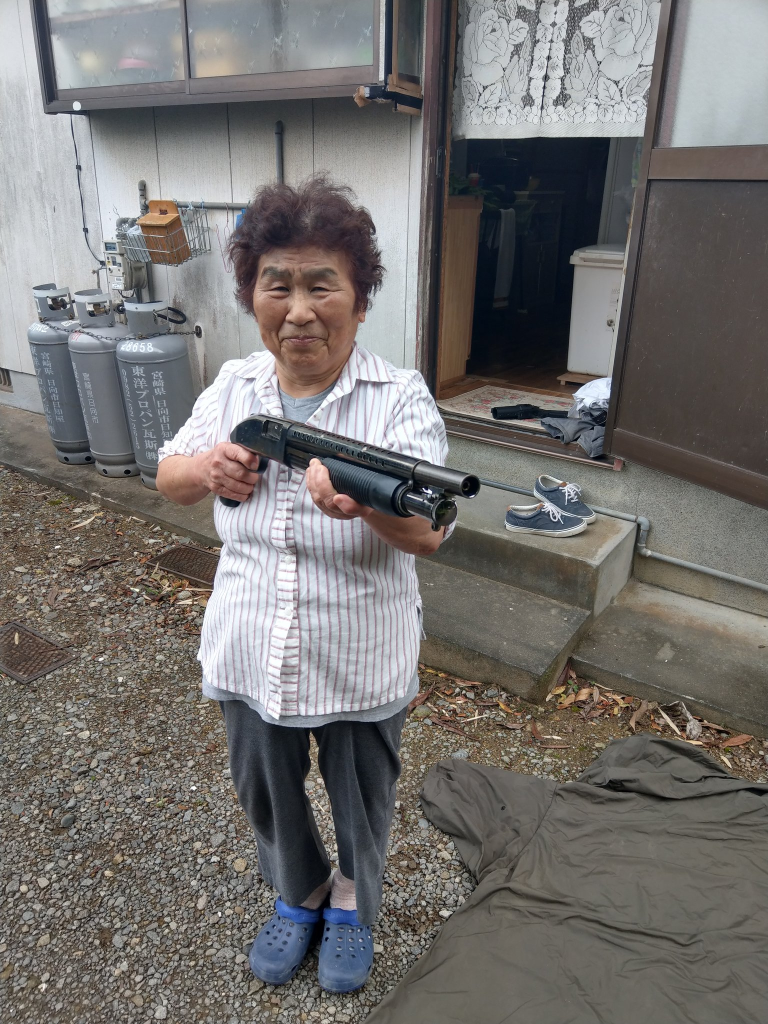
#> input picture image/grandma3.jpeg, 1536 x 2048 px, found by its file name (shown at 1/2 size)
$ python convolution.py
#> lines starting #> are read from the running program, lines starting #| are printed output that depends on the picture; after the words box and inside, x2 and y2 are one past the last pixel; in counts of white or black regions, pixels touching at a corner belong together
import cv2 as cv
import numpy as np

img=cv.imread('./image/grandma3.jpeg')
#> img is the input picture: shape (2048, 1536, 3); mean B, G, R 111.1, 113, 115.7
#img=cv.resize(img,dsize=(0,0),fx=0.5,fy=0.5)
gray=cv.cvtColor(img,cv.COLOR_BGR2GRAY)
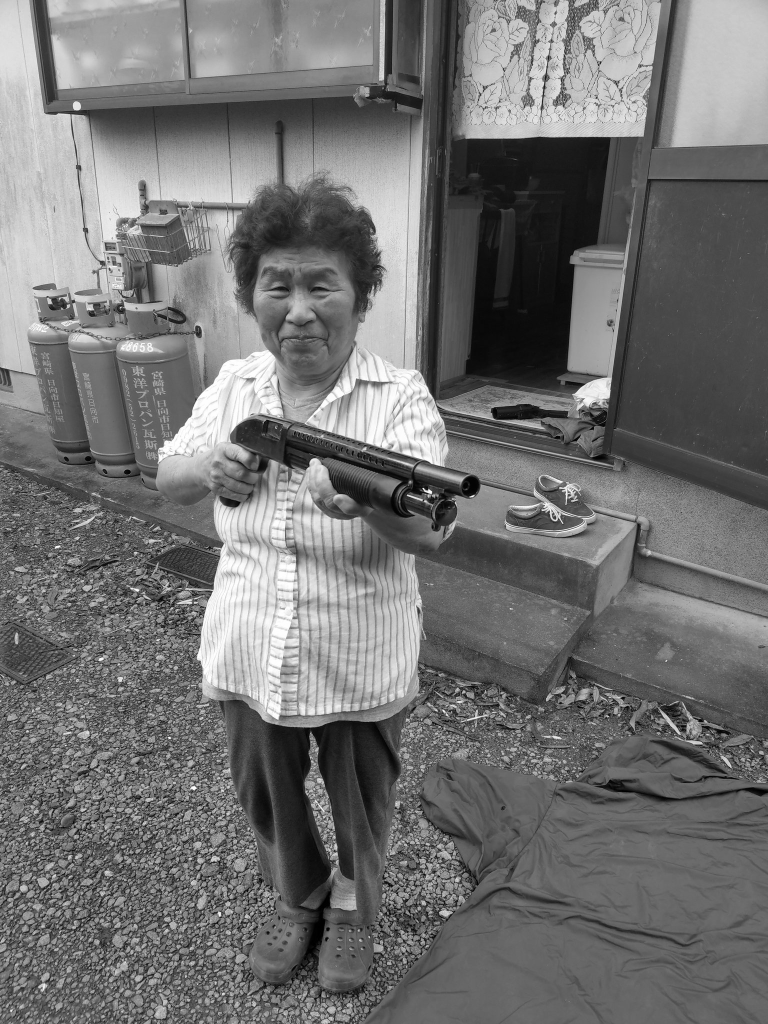
#> gray: shape (2048, 1536) (shown at 1/2 size); min 0, max 255, mean 113.6
cv.putText(gray,'HBC',(10,20),cv.FONT_HERSHEY_SIMPLEX,0.5,(255,255,255),1)
#> gray: shape (2048, 1536); under 0.01% of pixels changed, all inside (x1, y1, x2, y2) = (12, 10, 42, 21)
cv.imshow('gray',gray)

#GaussianBlur : 가우시안 필터
#첫번째 인수 : 이미지
#두번째 인수 : 커널 크기
#세번째 인수 : 표준 편차 - 0.0으로 설정시 자동으로 계산
smooth=np.hstack((
                cv.GaussianBlur(gray,(5,5),0.0),
                cv.GaussianBlur(gray,(9,9),0.0),
                cv.GaussianBlur(gray,(15,15),0.0)))
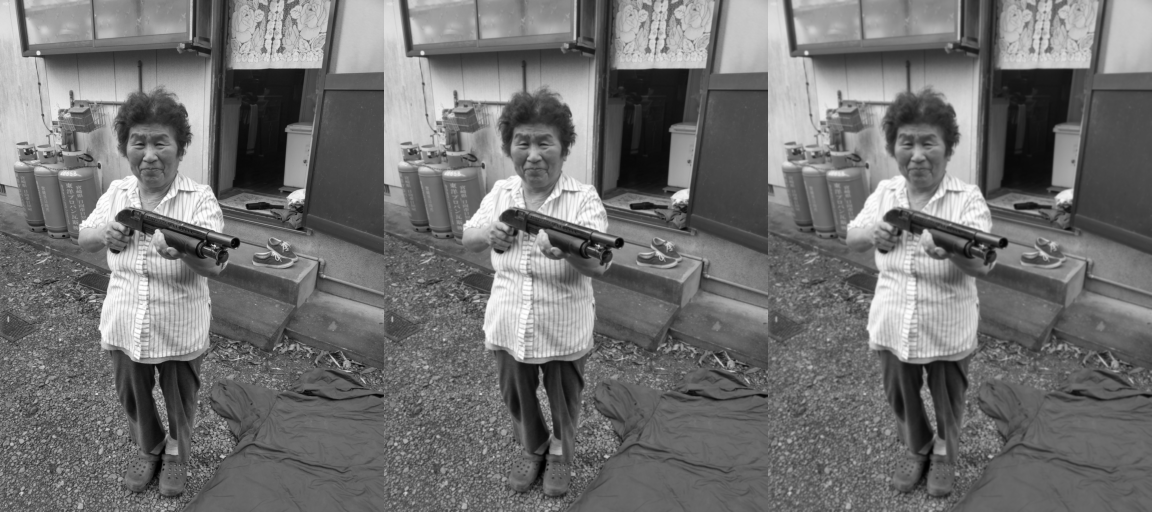
#> smooth: shape (2048, 4608) (shown at 1/4 size); min 0, max 255, mean 113.6
cv.imshow('smooth',smooth)

femboss=np.array([[-1.0,0.0,0.0],
                  [0.0,0.0,0.0],
                  [0.0,0.0,1.0]])

gray16=np.int16(gray)
emboss=np.uint8(np.clip(cv.filter2D(gray16,-1,femboss)+128,0,255))
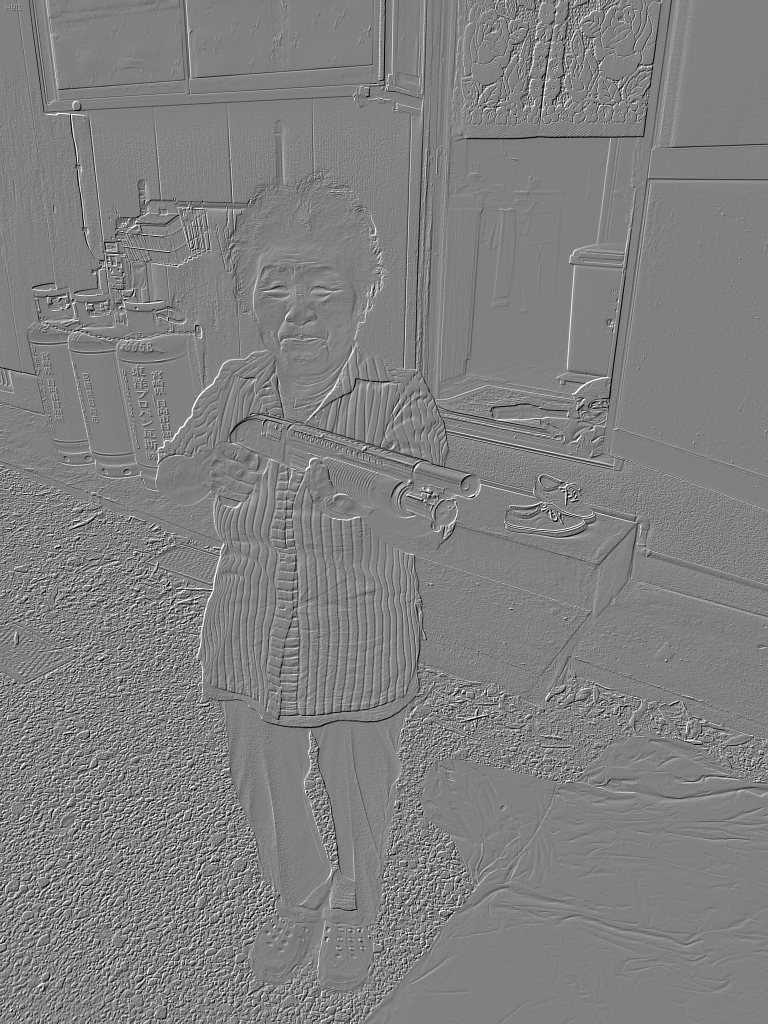
#> emboss: shape (2048, 1536) (shown at 1/2 size); min 0, max 255, mean 127.9
emboss_bad=np.uint8(cv.filter2D(gray16,-1,femboss)+128)


emboss_result=np.hstack((emboss,emboss_bad))
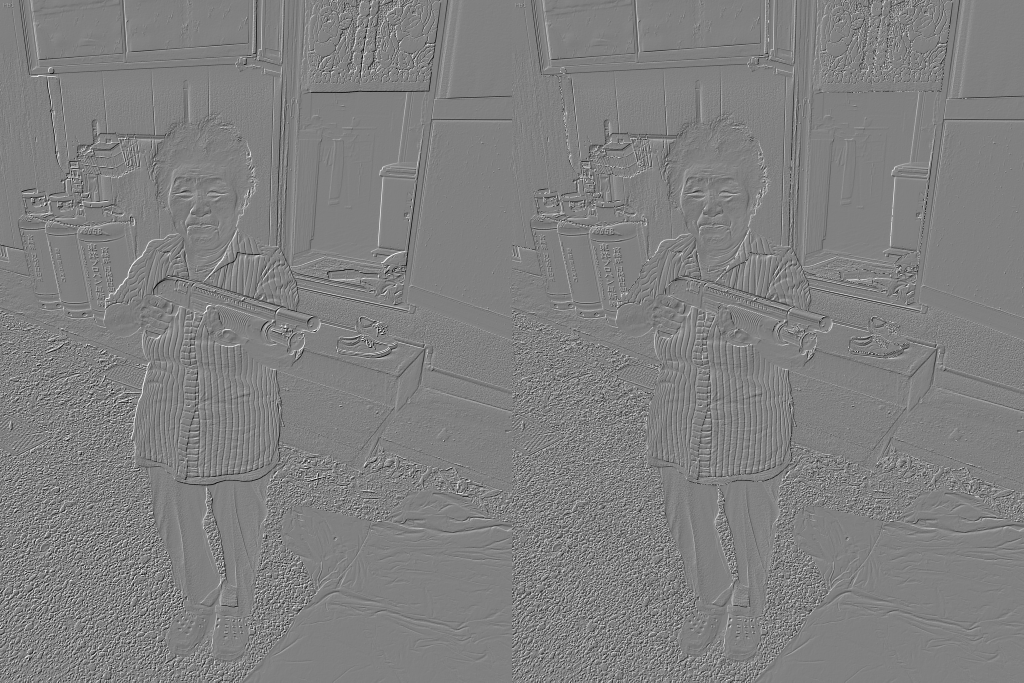
#> emboss_result: shape (2048, 3072) (shown at 1/3 size); min 0, max 255, mean 127.9
cv.imshow('emboos,emboss_bad',emboss_result)

cv.waitKey(0)
cv.destroyAllWindows()

$ run again, with image/grandma1.jpeg copied over image/grandma3.jpeg
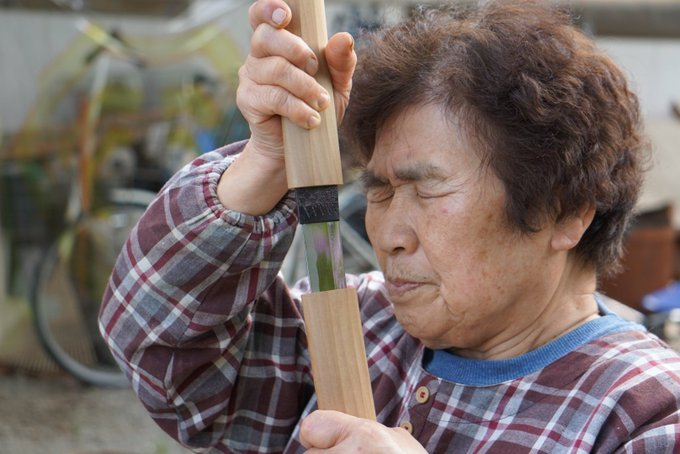
#> input picture image/grandma1.jpeg, 680 x 454 px, found by its file name
#> img is the input picture: shape (454, 680, 3); mean B, G, R 101.1, 105.9, 119.8
#> `emboss=np.uint8(np.clip(cv.filter2D(gray16,-1,femboss)+128,0,255))`:
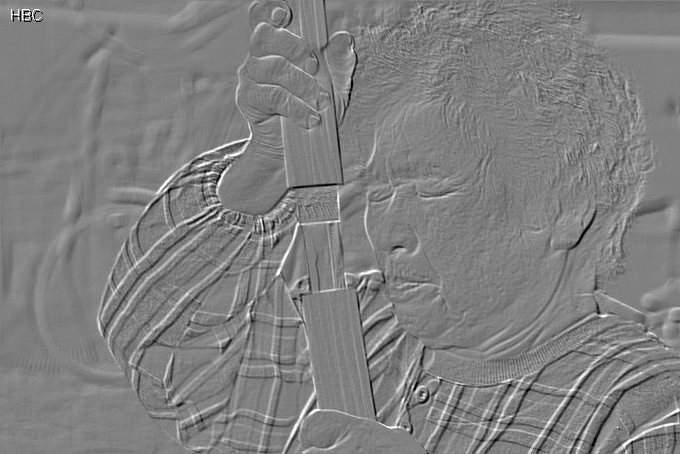
#> emboss: shape (454, 680); min 0, max 255, mean 128.1
#> `emboss_result=np.hstack((emboss,emboss_bad))`:
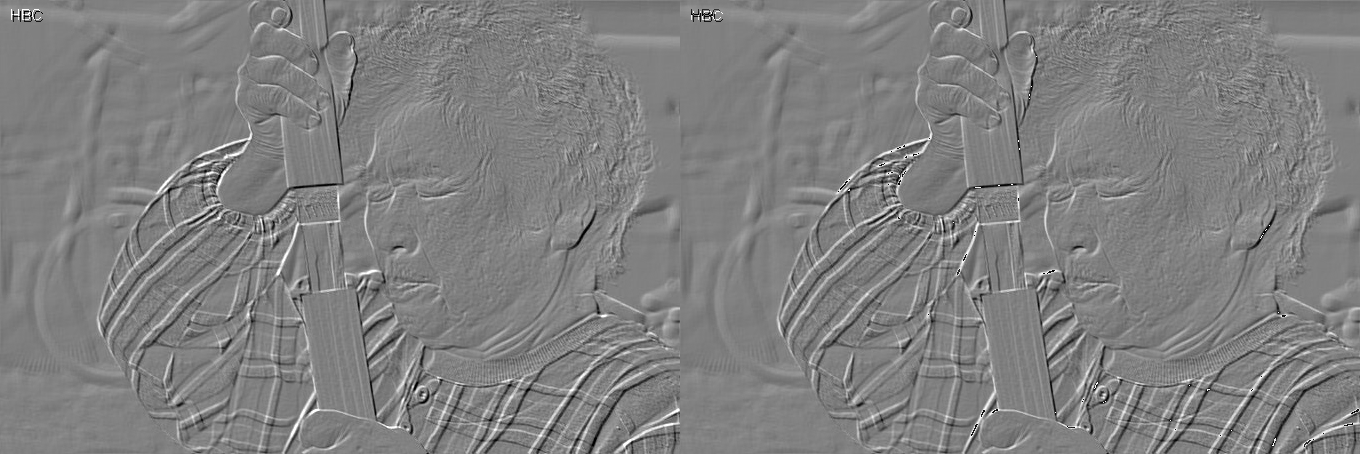
#> emboss_result: shape (454, 1360); min 0, max 255, mean 128

$ run again, with image/grandma2.jpeg copied over image/grandma3.jpeg
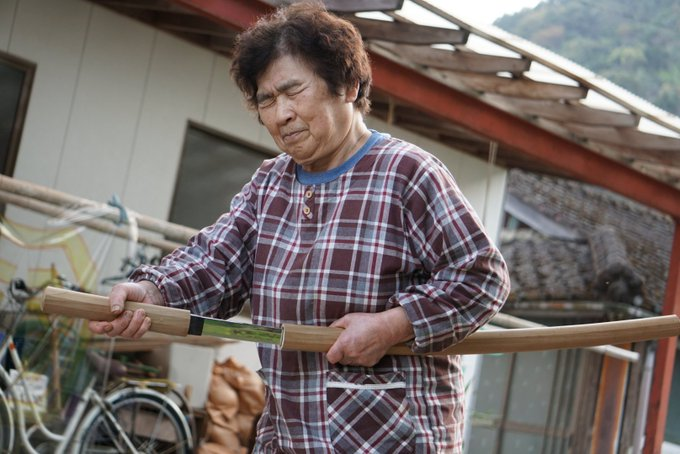
#> input picture image/grandma2.jpeg, 680 x 454 px, found by its file name
#> img is the input picture: shape (454, 680, 3); mean B, G, R 103.7, 107, 116.8
#> `emboss=np.uint8(np.clip(cv.filter2D(gray16,-1,femboss)+128,0,255))`:
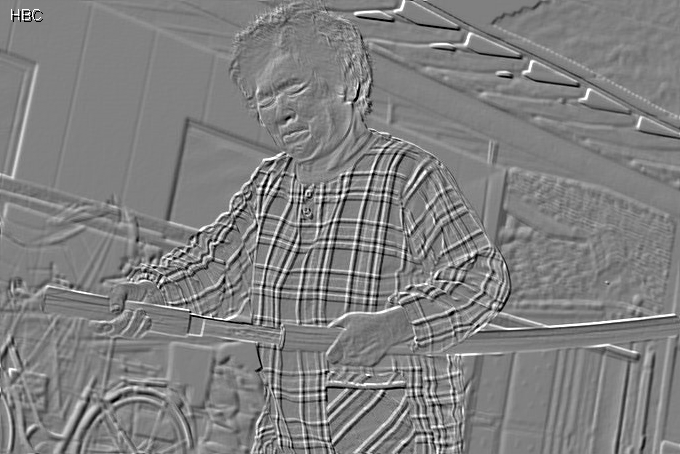
#> emboss: shape (454, 680); min 0, max 255, mean 127.9
#> `emboss_result=np.hstack((emboss,emboss_bad))`:
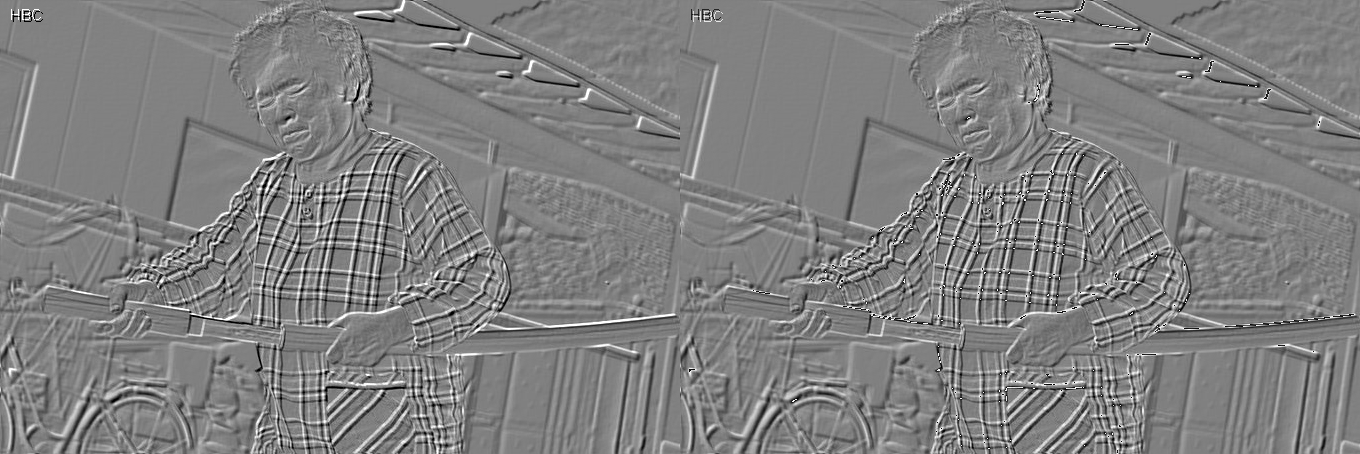
#> emboss_result: shape (454, 1360); min 0, max 255, mean 127.8

$ run again, with image/grandma4.jpeg copied over image/grandma3.jpeg
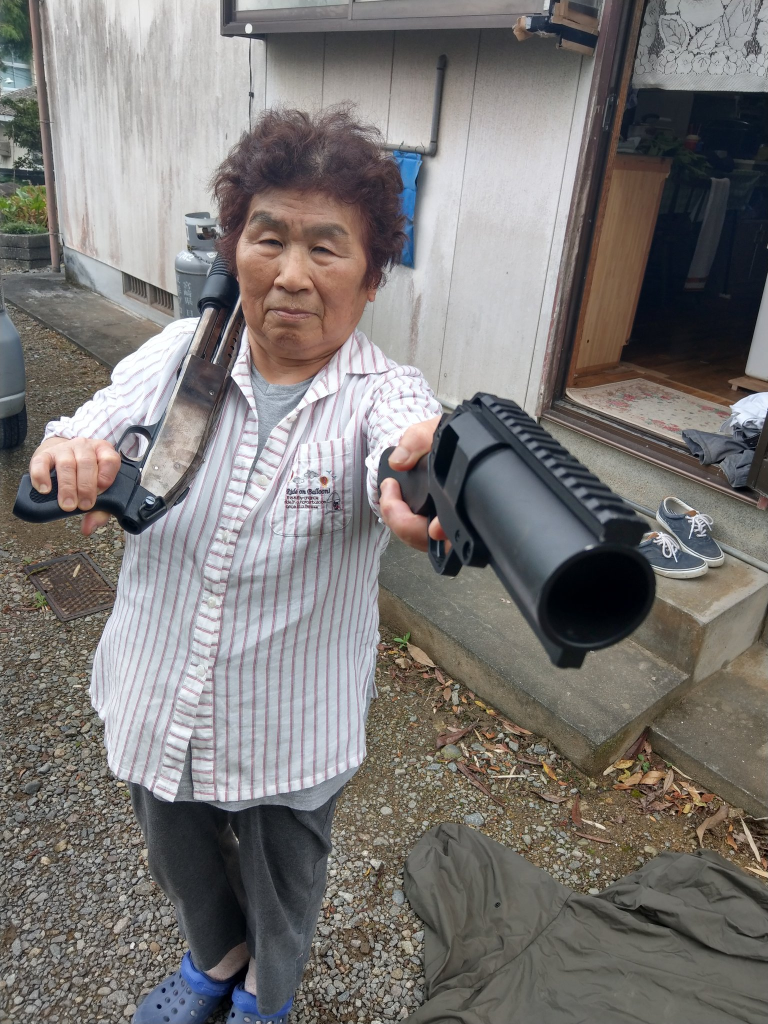
#> input picture image/grandma4.jpeg, 1536 x 2048 px, found by its file name (shown at 1/2 size)
#> img is the input picture: shape (2048, 1536, 3); mean B, G, R 117.1, 119, 122.4
#> `emboss=np.uint8(np.clip(cv.filter2D(gray16,-1,femboss)+128,0,255))`:
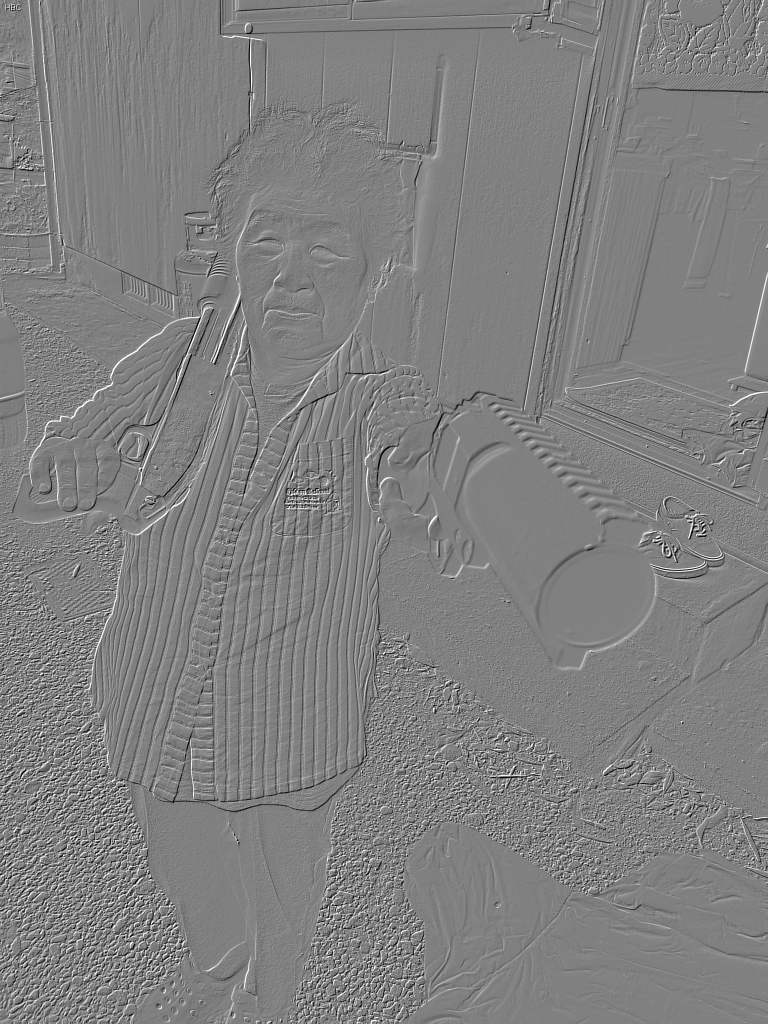
#> emboss: shape (2048, 1536) (shown at 1/2 size); min 0, max 255, mean 127.9
#> `emboss_result=np.hstack((emboss,emboss_bad))`:
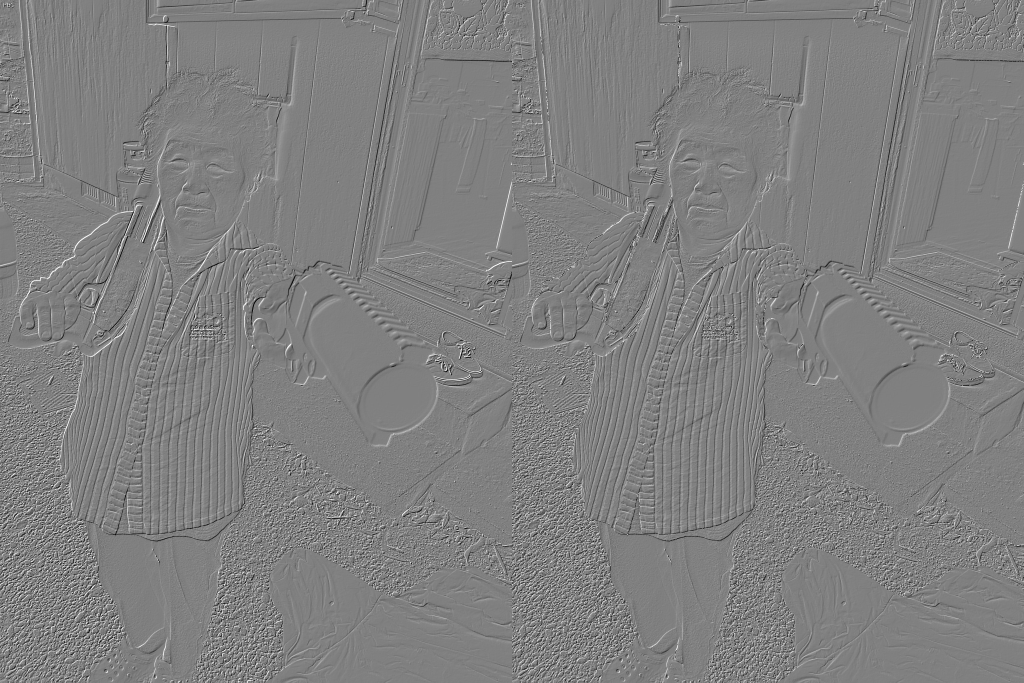
#> emboss_result: shape (2048, 3072) (shown at 1/3 size); min 0, max 255, mean 127.8
